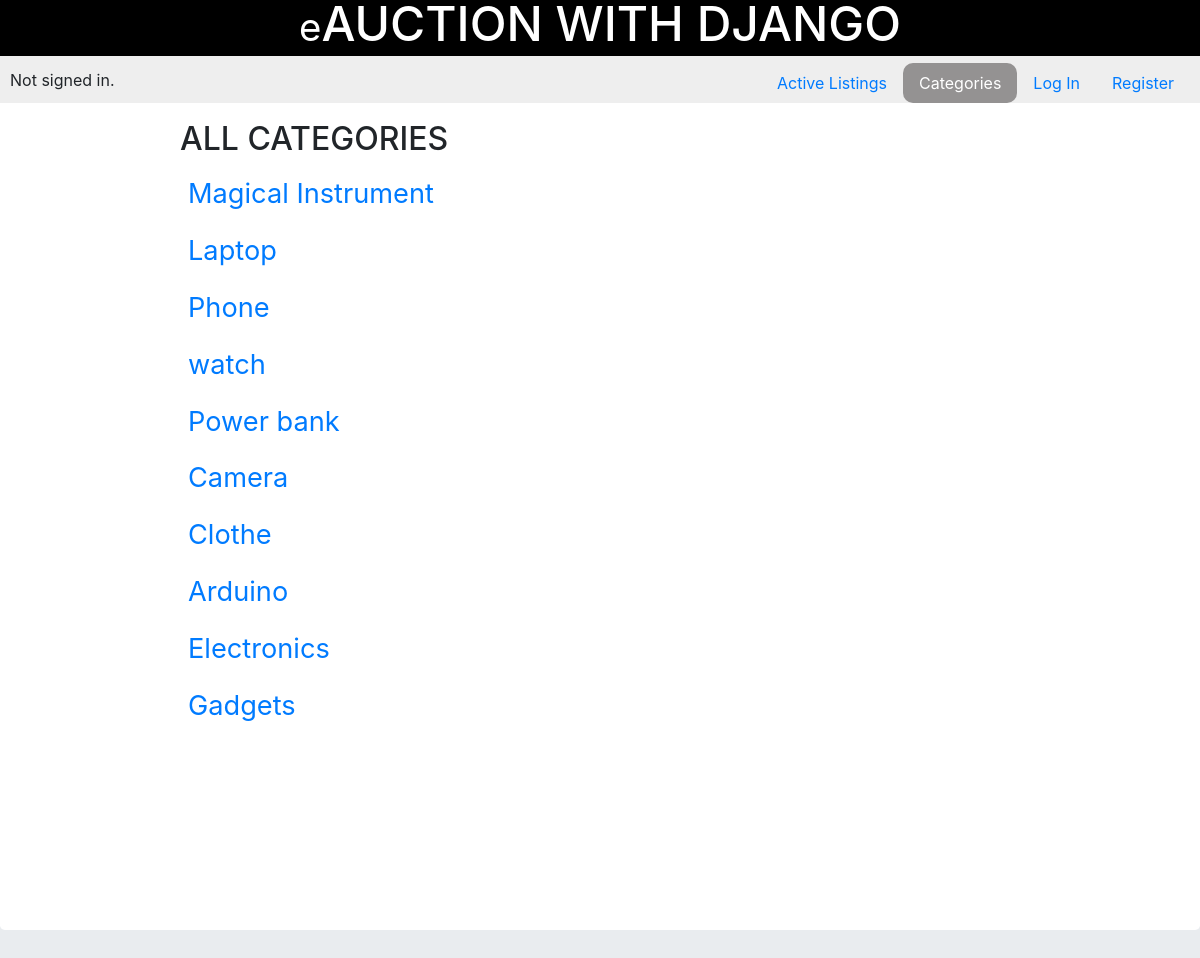
The page /categories on the database its author committed.
### auctions/models.py (models this page shows, shortened)
class Category(models.Model):
    category = models.CharField(max_length=50, unique=True, null=False, blank=False)

### auctions/views.py (the view)
# urls.py: path("categories", views.categories, name="categories"),
def categories(request):
    categories = Category.objects.all()
    context = {'categories': categories, 'catgspage': 'active'}
    return render(request, "auctions/categories.html", context)

### auctions/templates/auctions/categories.html
{% extends "auctions/layout.html" %}
{% block body %}
<div class="jumbotron" style="padding: 15%; padding-top: 2%; background: white;">
  <div>
    <h2>ALL CATEGORIES</h2>
    <ul class="all_catg">
      {% for category in categories  %}
      <a href="category?q={{ category.id}}">
        <li>{{ category.category}}</li>
      </a>
      {% endfor %}
    </ul>
  </div>
</div>
{% endblock %}

### auctions/templates/auctions/layout.html (shortened to what this page needs)
{% load static %}
<!DOCTYPE html>
<html lang="en">
<head>
  <link rel="stylesheet" href="https://stackpath.bootstrapcdn.com/bootstrap/4.4.1/css/bootstrap.min.css"
>
  <link href="{% static 'auctions/styles.css' %}" rel="stylesheet">
  <link rel="stylesheet" href="https://cdnjs.cloudflare.com/ajax/libs/font-awesome/4.7.0/css/font-awesome.min.css">
</head>
<body>
  <div class="navbarFixed" style="position: fixed; width: 100%; z-index: 5;">
    <header>
      <h3 style="text-align: center;">
        <small>e</small><span>AUCTION WITH DJANGO</span>
      </h3>
    </header>
    <main>
      <div class="d-flex" style="justify-content: space-between; align-items: center; background: #eee; padding: 0 10px;">
        <div style="text-align: center; ">
          {% if user.is_authenticated %}
          <h4>Hi <strong><a style="text-transform: capitalize;" href="/">{{ user.username }}</a></strong></h4>
          {% else %}
          Not signed in.
          {% endif %}
        </div>
        <div class="navb">
          <ul class="nav">
            <li class="nav-item {{ homepage }}">
              <a class="nav-link" href="{% url 'index' %}">Active Listings</a>
            </li>
            <li class="nav-item {{ catgspage }}">
              <a class="nav-link" href="{% url 'categories' %}">Categories</a>
            </li>
            {% if user.is_authenticated %}
            <li class="nav-item {{ watchlistpage }}">
              <a class="nav-link" href="{% url 'watchlist' %}">WatchList<span class="badge">6</span></a>
            </li>
            <li class="nav-item {{ createlistingpage }}">
              <a class="nav-link" href="{% url 'createListing' %}">Create Listing</a>
            </li>
            <li class="nav-item {{ mylistingpage }}">
              <a class="nav-link" href="{% url 'myListings' %}">My Listings</a>
            </li>
            <li class="nav-item {{ logoutpage }}">
              <a class="nav-link" href="{% url 'logout' %}">Log Out</a>
            </li>
            {% else %}
            <li class="nav-item {{ loginpage }}">
              <a class="nav-link" href="{% url 'login' %}">Log In</a>
            </li>
            <li class="nav-item {{ regpage }}">
              <a class="nav-link" href="{% url 'register' %}">Register</a>
            </li>
            {% endif %}
          </ul>
        </div>
      </div>
    </main>
  </div>
  <div style="padding-top: 6rem;">
  {% block body %}
  {% endblock %}
  </div>
</body>
</html>

### auctions/static/auctions/styles.css (style rules this page uses)
* { margin: 0; padding: 0; box-sizing: border-box; }
body { background: #e9ecef; }
.nav { margin-top: 7px; }
.nav li { border-radius: 10px; transition: .5s ease-in-out; }
.nav li.active { background: rgb(148, 146, 146); }
.nav li.active a { color: white; }
header { height: 10vh; display: flex; justify-content: center; align-items: center; background: black; color: white; }
@media (min-width: 767px) { header { height: 7vh; } }
@media (min-width: 767px) { header h3 { font-size: 48px!important; } }
@media (min-width: 767px) { .navb { display: flex; } }
.all_catg { list-style-type: none; font-size: 1.7rem; }
.all_catg li { padding: .5rem; }

### rows shown on the page
Category: category "Magical Instrument"
Category: category "Laptop"
Category: category "Phone"
Category: category "watch"
Category: category "Power bank"
Category: category "Camera"
Category: category "Clothe"
Category: category "Arduino"
Category: category "Electronics"
Category: category "Gadgets"
